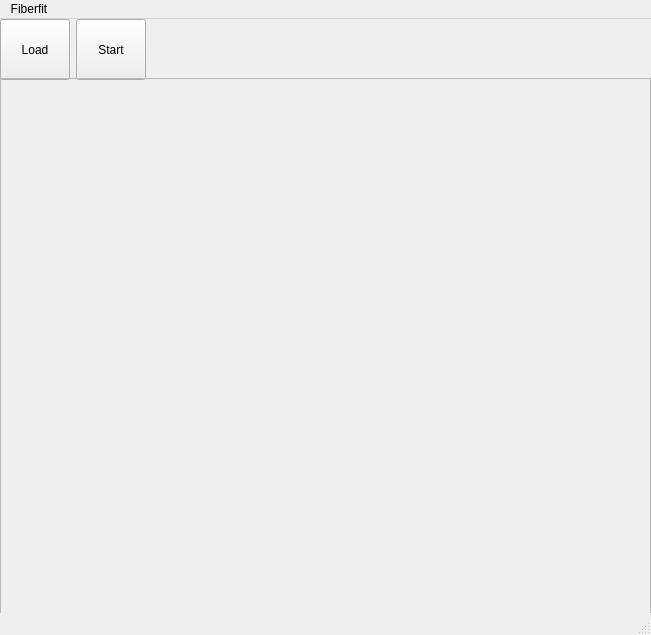
<?xml version="1.0" encoding="UTF-8"?>
<ui version="4.0">
 <class>MainWindow</class>
 <widget class="QMainWindow" name="MainWindow">
  <property name="geometry">
   <rect>
    <x>0</x>
    <y>0</y>
    <width>651</width>
    <height>635</height>
   </rect>
  </property>
  <property name="sizePolicy">
   <sizepolicy hsizetype="Preferred" vsizetype="Preferred">
    <horstretch>0</horstretch>
    <verstretch>0</verstretch>
   </sizepolicy>
  </property>
  <property name="minimumSize">
   <size>
    <width>600</width>
    <height>150</height>
   </size>
  </property>
  <property name="maximumSize">
   <size>
    <width>10000</width>
    <height>100000</height>
   </size>
  </property>
  <property name="windowTitle">
   <string>MainWindow</string>
  </property>
  <property name="autoFillBackground">
   <bool>false</bool>
  </property>
  <widget class="QWidget" name="centralwidget">
   <widget class="QWidget" name="horizontalLayoutWidget">
    <property name="geometry">
     <rect>
      <x>0</x>
      <y>0</y>
      <width>661</width>
      <height>61</height>
     </rect>
    </property>
    <layout class="QHBoxLayout" name="horizontalLayout">
     <item>
      <widget class="QPushButton" name="loadButton">
       <property name="enabled">
        <bool>true</bool>
       </property>
       <property name="sizePolicy">
        <sizepolicy hsizetype="Expanding" vsizetype="Expanding">
         <horstretch>0</horstretch>
         <verstretch>0</verstretch>
        </sizepolicy>
       </property>
       <property name="maximumSize">
        <size>
         <width>70</width>
         <height>70</height>
        </size>
       </property>
       <property name="acceptDrops">
        <bool>false</bool>
       </property>
       <property name="autoFillBackground">
        <bool>false</bool>
       </property>
       <property name="text">
        <string>Load</string>
       </property>
      </widget>
     </item>
     <item>
      <widget class="QPushButton" name="startButton">
       <property name="sizePolicy">
        <sizepolicy hsizetype="Minimum" vsizetype="Expanding">
         <horstretch>0</horstretch>
         <verstretch>0</verstretch>
        </sizepolicy>
       </property>
       <property name="maximumSize">
        <size>
         <width>70</width>
         <height>70</height>
        </size>
       </property>
       <property name="text">
        <string>Start</string>
       </property>
      </widget>
     </item>
     <item>
      <spacer name="horizontalSpacer">
       <property name="orientation">
        <enum>Qt::Horizontal</enum>
       </property>
       <property name="sizeHint" stdset="0">
        <size>
         <width>40</width>
         <height>20</height>
        </size>
       </property>
      </spacer>
     </item>
    </layout>
   </widget>
   <widget class="QFrame" name="figureFrame">
    <property name="geometry">
     <rect>
      <x>0</x>
      <y>59</y>
      <width>651</width>
      <height>561</height>
     </rect>
    </property>
    <property name="frameShape">
     <enum>QFrame::StyledPanel</enum>
    </property>
    <property name="frameShadow">
     <enum>QFrame::Raised</enum>
    </property>
    <widget class="QWidget" name="gridLayoutWidget">
     <property name="geometry">
      <rect>
       <x>0</x>
       <y>-1</y>
       <width>651</width>
       <height>551</height>
      </rect>
     </property>
     <layout class="QGridLayout" name="gridLayout"/>
    </widget>
   </widget>
  </widget>
  <widget class="QMenuBar" name="menubar">
   <property name="geometry">
    <rect>
     <x>0</x>
     <y>0</y>
     <width>651</width>
     <height>22</height>
    </rect>
   </property>
   <widget class="QMenu" name="menuFiberfit">
    <property name="title">
     <string>Fiberfit</string>
    </property>
   </widget>
   <addaction name="menuFiberfit"/>
  </widget>
  <widget class="QStatusBar" name="statusbar"/>
 </widget>
 <resources/>
 <connections/>
</ui>
